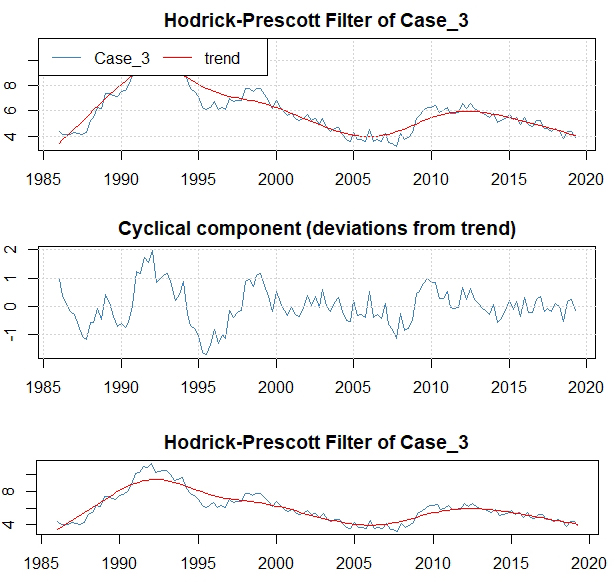

Write the R code that produced this figure.
library(mFilter)

# Case 3 - NZ Unemployment Rate

unemp = scan('unemp_nz_quarterly_1986Q1-2019Q2.txt')
Case_3 = ts(unemp, frequency = 4, start = 1986)
plot(Case_3, xlab = 'Year', ylab = 'NZ Unemployment Rate')

# Apply the HP filter

Case_3.hp = hpfilter(Case_3)
plot(Case_3.hp)
